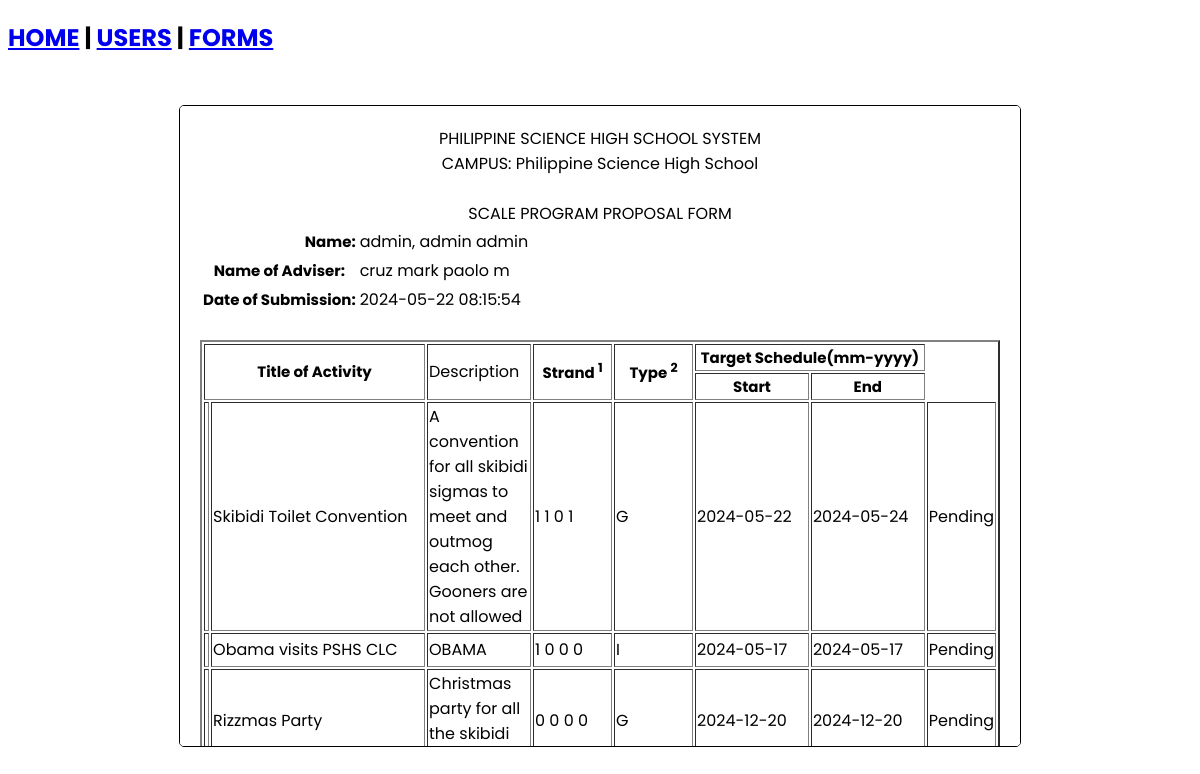
Page /view_form2_scad.php?u_id=1 on the committed database.
### tables this page shows
CREATE TABLE `users_tbl` (
  `u_id` int(11) NOT NULL,
  `u_lname` varchar(255) NOT NULL,
  `u_fname` varchar(255) NOT NULL,
  `u_mname` varchar(255) NOT NULL,
  `u_email` varchar(255) NOT NULL,
  `u_pword` varchar(255) NOT NULL,
  `u_level` int(11) NOT NULL
);

CREATE TABLE `activities_tbl` (
  `a_id` int(11) NOT NULL,
  `u_subdate` timestamp NOT NULL DEFAULT current_timestamp() ON UPDATE current_timestamp(),
  `a_title` varchar(255) NOT NULL,
  `a_description` text NOT NULL,
  `a_strand_s` varchar(255) NOT NULL,
  `a_strand_c` varchar(255) NOT NULL,
  `a_strand_a` varchar(255) NOT NULL,
  `a_strand_l` varchar(255) NOT NULL,
  `a_type` varchar(255) NOT NULL,
  `a_start` varchar(255) NOT NULL,
  `a_end` varchar(255) NOT NULL,
  `a_submission` timestamp NOT NULL DEFAULT current_timestamp() ON UPDATE current_timestamp(),
  `u_id` int(11) NOT NULL,
  `a_sa_name` varchar(255) NOT NULL,
  `a_status` varchar(255) NOT NULL,
  `a_sa_remarks` varchar(255) NOT NULL,
  `a_sa_date` varchar(255) NOT NULL
);

### view_form2_scad.php (the view, shortened to what this page needs)
<?php
include 'connect.php';
if (isset($_GET['u_id'])) {
    $u_id = $_GET['u_id'];
} else {
    header('Location: error.php');
    exit();
}
$sqlActivities = "SELECT * FROM activities_tbl WHERE u_id = '$u_id'";
$resultActivities = $conn->query($sqlActivities);
$adviserName = '';
$subDate = '';
$studentName = '';
$sqlStudent = "SELECT u_lname, u_fname, u_mname FROM users_tbl WHERE u_id = '$u_id'";
$resultStudent = $conn->query($sqlStudent);
if ($resultStudent->num_rows > 0) {
    $rowStudent = $resultStudent->fetch_assoc();
    $studentName = htmlspecialchars($rowStudent['u_lname'] . ', ' . $rowStudent['u_fname'] . ' ' . $rowStudent['u_mname']);
}
$sqlAdviser = "SELECT u_lname, u_fname, u_mname FROM users_tbl WHERE u_level = 2 LIMIT 1";
$resultAdviser = $conn->query($sqlAdviser);
if ($resultAdviser->num_rows > 0) {
    $rowAdviser = $resultAdviser->fetch_assoc();
    $adviserName = htmlspecialchars($rowAdviser['u_lname'] . ' ' . $rowAdviser['u_fname'] . ' ' . $rowAdviser['u_mname']);
}
$sqlSubmissionDate = "SELECT u_subdate FROM activities_tbl WHERE u_id = '$u_id' LIMIT 1";
$resultSubmissionDate = $conn->query($sqlSubmissionDate);
if ($resultSubmissionDate->num_rows > 0) {
    $rowSubmissionDate = $resultSubmissionDate->fetch_assoc();
    $subDate = htmlspecialchars($rowSubmissionDate['u_subdate']);
}
?>
<!DOCTYPE html>
<html>
<head>
</head>
<?php include 'links.php'; ?>
<body>
    <form>
        <header>
            PHILIPPINE SCIENCE HIGH SCHOOL SYSTEM <br> CAMPUS: Philippine Science High School <br> <br> SCALE PROGRAM PROPOSAL FORM
        </header>
        <table>
            <tr>
                <th style="text-align: right;">Name: </th>
                <td><?php echo $studentName; ?></td>
            </tr>
            <tr>
                <th>Name of Adviser:</th>
                <td><?php echo $adviserName; ?></td>
            </tr>
            <tr>
                <th>Date of Submission:</th>
                <td><?php echo $subDate; ?></td>
            </tr>
        </table>
        <br>
        <table border="2px"  height="50px">
            <tr>
                <th width="300px" rowspan="2" colspan="2">Title of Activity</th>
                <td width="100px" rowspan="2">Description</td>
                <th width="75px" rowspan="2">Strand <sup>1</sup></th>
                <th width="75px" rowspan="2">Type <sup>2</sup></th>
                <th width="300px" colspan="2">Target Schedule(mm-yyyy)</th>
            </tr>
            <tr>
                <th>Start</th>
                <th>End</th>
            </tr>
            <?php
            if ($resultActivities->num_rows > 0) {
                while($row = $resultActivities->fetch_assoc()) {
            ?>
                <tr>
                    <th height="30px"></th>
                    <td><?php echo htmlspecialchars($row["a_title"]); ?></td>
                    <td><?php echo htmlspecialchars($row["a_description"]); ?></td>
                    <td><?php echo htmlspecialchars($row["a_strand_s"] . " " . $row["a_strand_c"] . " " . $row["a_strand_a"] . " " . $row["a_strand_l"]); ?></td>
                    <td><?php echo htmlspecialchars($row["a_type"]); ?></td>
                    <td><?php echo htmlspecialchars($row["a_start"]); ?></td>
                    <td><?php echo htmlspecialchars($row["a_end"]); ?></td>
                    <td><?php echo htmlspecialchars($row["a_status"]); ?></td>
                </tr>
            <?php
                }
            } else {
                echo "<tr><td colspan='7'>0 results</td></tr>";
            }
            ?>
        </table>
        <br><br><br>
        <br><br><br>
        <br><br>
        <br><br><br>
    </form>
</body>
</html>

### view_form2_scad.php (style rules this page uses)
body { font-family: 'Poppins'; }
form { background-color: white; border: 1px solid black; border-radius: 5px; padding: 20px; max-width: 800px; margin: 0 auto; margin-top: 50px; height: 600px; overflow: auto; }
header { text-align:center; }
th { font-size: 15px; }

### rows in the picture
users_tbl: studentName "admin, admin admin"
users_tbl: adviserName "cruz mark paolo m"
activities_tbl: u_subdate "2024-05-22 08:15:54", a_title "Skibidi Toilet Convention", a_description "A convention for all skibidi sigmas to meet and outmog each other. Gooners are not allowed", a_strand_s+a_strand_c+a_strand_a "1 1 0 1", a_type "G", a_start "2024-05-22", a_end "2024-05-24", a_status "Pending"
activities_tbl: a_title "Obama visits PSHS CLC", a_description "OBAMA", a_strand_s+a_strand_c+a_strand_a "1 0 0 0", a_type "I", a_start "2024-05-17", a_end "2024-05-17", a_status "Pending"
activities_tbl: a_title "Rizzmas Party", a_description "Christmas party for all the skibidi…", a_strand_s+a_strand_c+a_strand_a "0 0 0 0", a_type "G", a_start "2024-12-20", a_end "2024-12-20", a_status "Pending"
